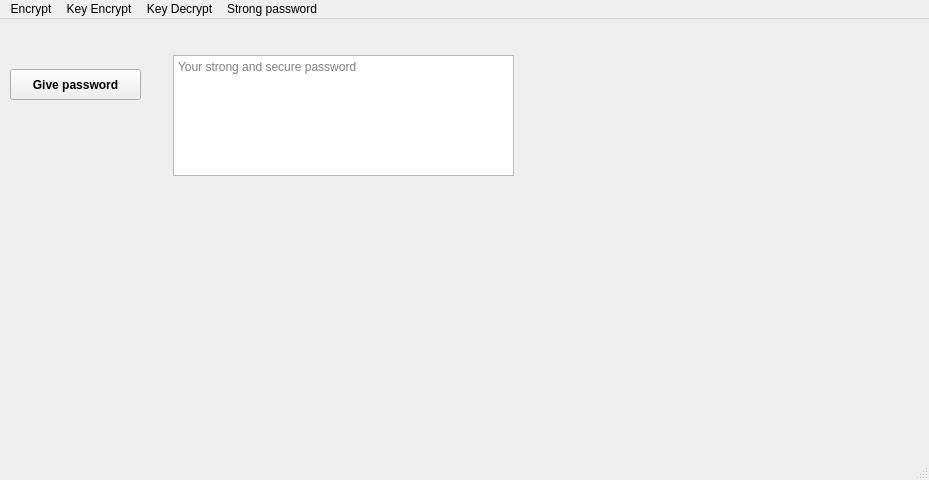
<?xml version="1.0" encoding="UTF-8"?>
<ui version="4.0">
 <class>MainWindow</class>
 <widget class="QMainWindow" name="MainWindow">
  <property name="geometry">
   <rect>
    <x>0</x>
    <y>0</y>
    <width>929</width>
    <height>480</height>
   </rect>
  </property>
  <property name="windowTitle">
   <string>MainWindow</string>
  </property>
  <widget class="QWidget" name="MainWidget">
   <widget class="QPushButton" name="PasswordBtn">
    <property name="geometry">
     <rect>
      <x>10</x>
      <y>50</y>
      <width>131</width>
      <height>31</height>
     </rect>
    </property>
    <property name="font">
     <font>
      <pointsize>9</pointsize>
      <weight>75</weight>
      <bold>true</bold>
     </font>
    </property>
    <property name="text">
     <string>Give password</string>
    </property>
   </widget>
   <widget class="QTextEdit" name="PasswordText">
    <property name="geometry">
     <rect>
      <x>173</x>
      <y>36</y>
      <width>341</width>
      <height>121</height>
     </rect>
    </property>
    <property name="placeholderText">
     <string>Your strong and secure password</string>
    </property>
   </widget>
  </widget>
  <widget class="QMenuBar" name="menubar">
   <property name="geometry">
    <rect>
     <x>0</x>
     <y>0</y>
     <width>929</width>
     <height>26</height>
    </rect>
   </property>
   <widget class="QMenu" name="EncryptMenu">
    <property name="title">
     <string>Encrypt</string>
    </property>
   </widget>
   <widget class="QMenu" name="KEncryptMenu">
    <property name="title">
     <string>Key Encrypt</string>
    </property>
   </widget>
   <widget class="QMenu" name="KDecryptMenu">
    <property name="title">
     <string>Key Decrypt</string>
    </property>
   </widget>
   <widget class="QMenu" name="PasswordMenu">
    <property name="title">
     <string>Strong password</string>
    </property>
   </widget>
   <addaction name="EncryptMenu"/>
   <addaction name="KEncryptMenu"/>
   <addaction name="KDecryptMenu"/>
   <addaction name="PasswordMenu"/>
  </widget>
  <widget class="QStatusBar" name="statusbar"/>
 </widget>
 <resources/>
 <connections/>
</ui>
